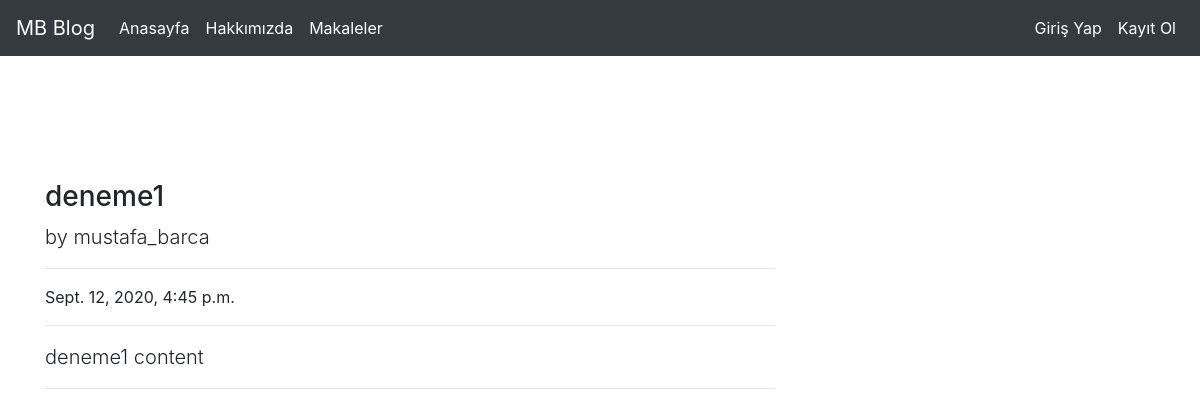
The app's page /articles/article/1 with its own data.
### article/models.py (models this page shows, shortened)
class Article(models.Model):
    author = models.ForeignKey("auth.User", on_delete = models.CASCADE, verbose_name= "Yazar") # django içerisindeki hazır kullanıcı (user) modelini kullanıyoruz. bu nedenle o tabloya atıfta bulunmak için foreinKey yazıyoruz. bu alanımız user tablosunu işaret ediyor. on_delete = models.CASCADE yazarak kullanıcının silinmesi halinde o kullanıcınun içerikleride silinecek.
    title = models.CharField(max_length=50, verbose_name="Başlık") #
    content = models.TextField(verbose_name="İçerik")
    created_date = models.DateTimeField(auto_now_add=True, verbose_name="Oluşturma Tarihi") # auto_now_add = True ile veritabanına herhangi bir veri eklendiği zaman o anki tarihi created date'e atacak.

### article/views.py (the view)
# urls.py: path('article/<int:id>', views.details, name="detail")
def details(request,id):
    article = get_object_or_404(Article,id=id)
    return render(request,"detail.html", {"article":article})

### templates/detail.html (shortened to what this page needs)
{% extends "layout.html" %}
{% block body %}
<div class="row">
    <div class="col-lg-8">
      <h3 class="mt-4">{{article.title}}</h3>
      <p class="lead">
        by
        {{article.author.username}}
      </p>
      <hr>
      <p>{{article.created_date}}</p>
      <hr>
      <p class="lead">
          {{article.content}}
      </p>
      <hr>
        </div>
      </div>
    </div>
{% endblock %}

### records on screen
Article: title "deneme1", author.username "mustafa_barca", created_date "Sept. 12, 2020, 4:45 p.m.", content "deneme1 content"
